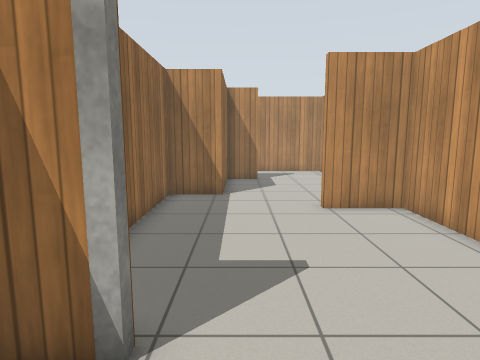
[1] (above)

12 first-person views from a walk through a robot-simulator world made for Gazebo. The camera is 1.2 m above the floor, tilts 8° down and sees 75° across. The floor is counted in squares, 0.5 m on a side. Each view is taken from the middle of a square. On the plan, view 1 faces up. The plan holds only what a view shows up to about 19 squares ahead; the rest is blank. The robots in the file are not drawn. Simple patterns stand in for the simulator's built-in surfaces.

[2]
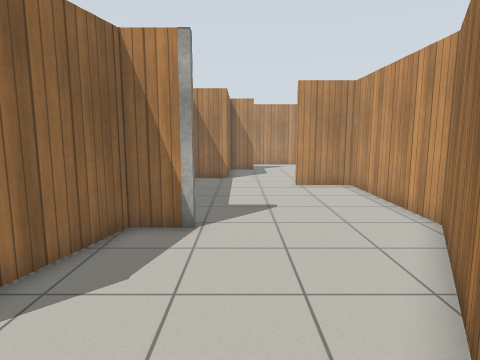

[3]
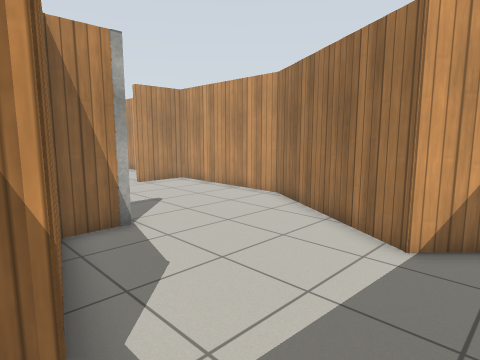

[4]
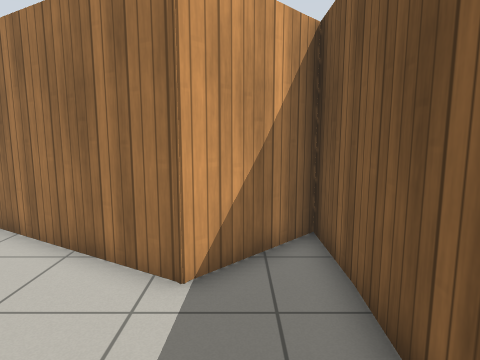

[5]
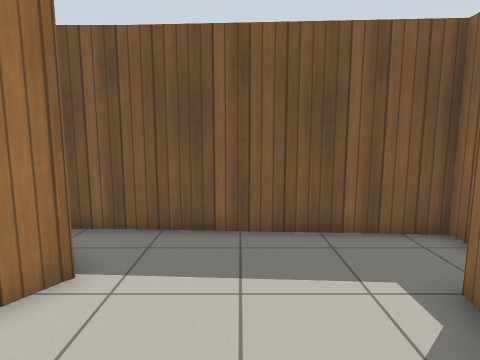

[6]
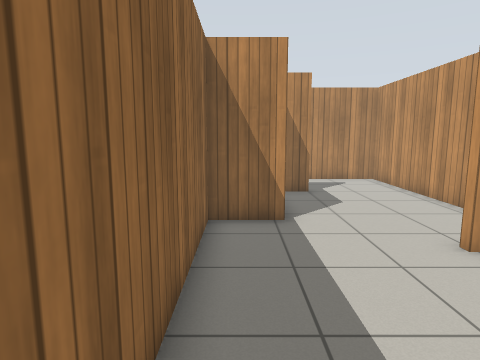

[7]
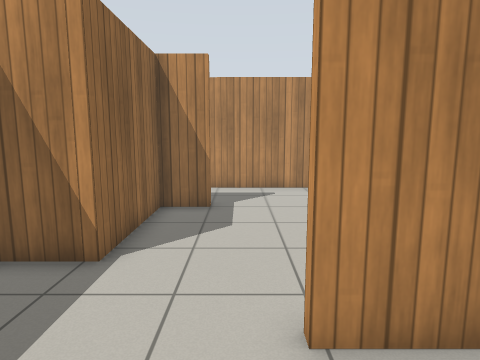

[8]
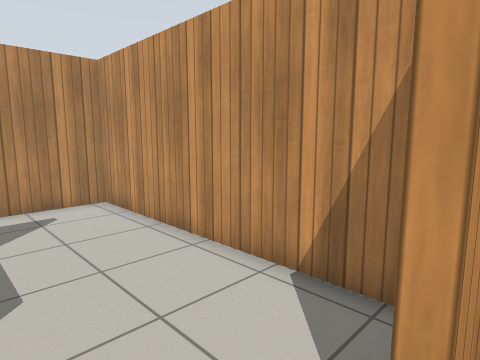

[9]
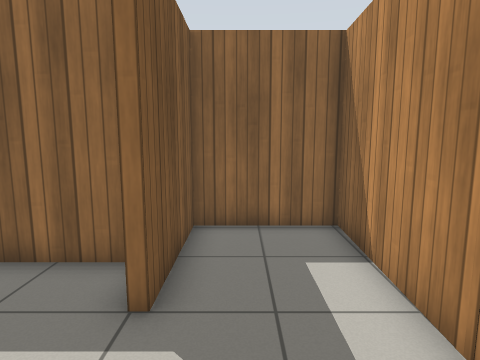

[10]
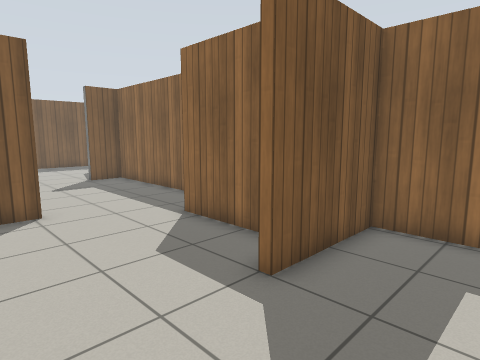

[11]
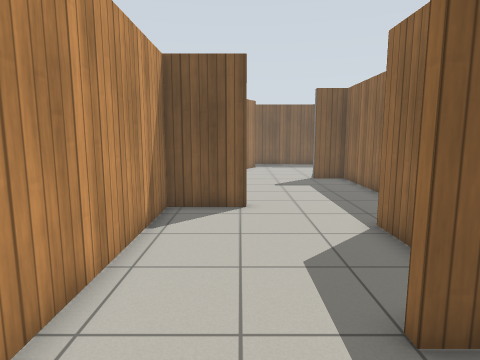

[12]
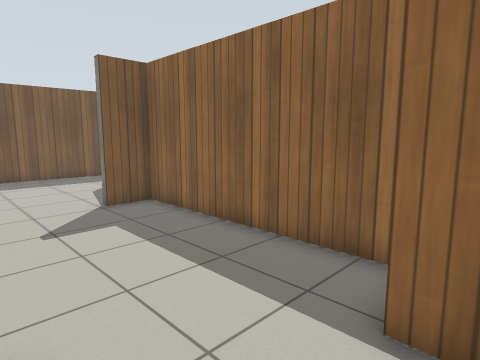

### Floor plan
Points are (right, up) in squares from view 1. A wall is a line through its corners. A room is listed if a view was taken in it or the views show most of it. See-through windows are left out.
Room 1 (views 1, 2, 3, 4, 5, 6, 7, 8)
walls: (-2.9, 10.6) (-2.9, 3.3) (-1.2, 3.3) (-1.2, 3) (-2.9, 3) (-4.4, -2.5) (-4.9, -2.5); (-6.1, -4.6) (-6.1, -5.4) (4.8, -6) (1.8, -3.1) (5.5, 3.2) (5.5, 10.3) (2.8, 10.3)
ways out: opening at (0, 11) to room 2
Room 2 (views 9, 10, 11, 12)
walls: (2.8, 10.3) (2.8, 10.6) (5.5, 10.6) (5.5, 21.3) (-3.2, 21.7) (-3.2, 17.8) (1, 17.8) (1, 17.5) (-0.7, 17.5) (-0.7, 12.8) (-2.9, 12.8) (-2.9, 10.6)
ways out: opening at (0, 11) to room 1

Where each view was taken, in squares from view 1:
view 1: 0 up, 0 right, facing up
view 2: 5 down, 0 right, facing up
view 3: 5 down, 5 left, facing up-right
view 4: 4 down, 3 left, facing right
view 5: 2 up, 1 left, facing down
view 6: 4 up, 2 left, facing up
view 7: 7 up, 2 right, facing up
view 8: 10 up, 1 right, facing up-right
view 9: 19 up, 5 right, facing left
view 10: 21 up, 5 right, facing down-left
view 11: 21 up, 3 right, facing down
view 12: 14 up, 3 right, facing down-left
